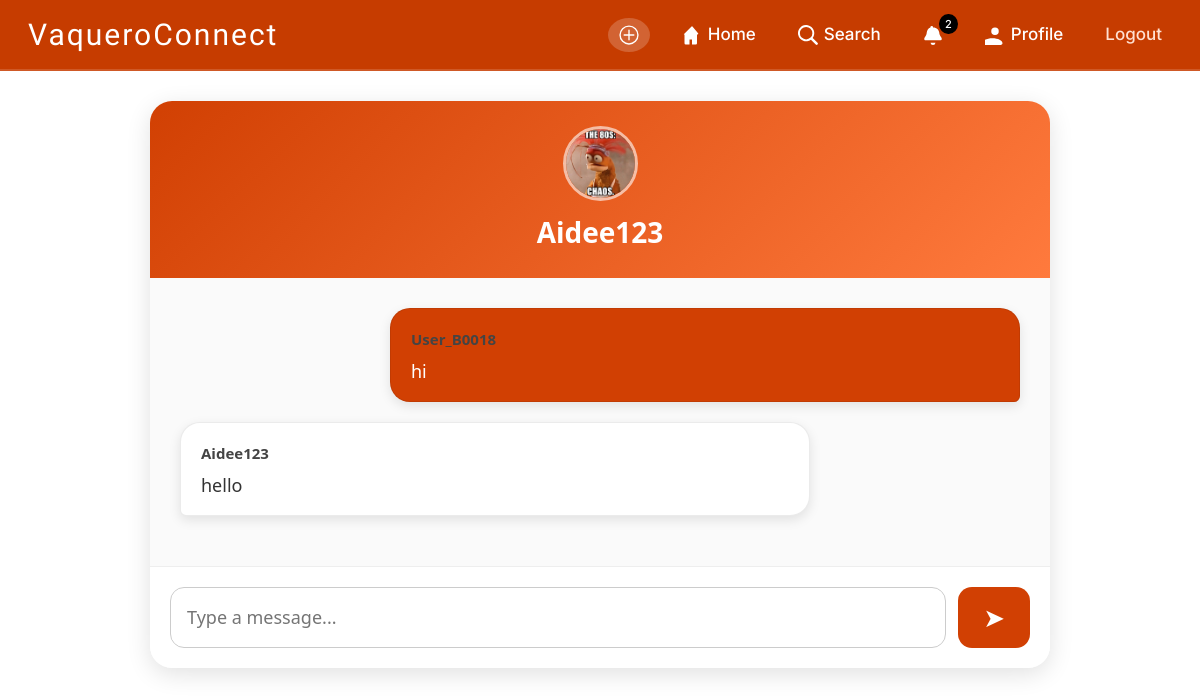
The page /chat/2/ (signed in) on the database its author committed.
### newApp/models.py (models this page shows, shortened)
class Profile(models.Model):
    user = models.OneToOneField(User, on_delete=models.CASCADE)
    bio = models.TextField(blank=True, null=True)
    image = models.ImageField(upload_to='profile_pics/', default='default.jpg')
    ENROLLED_CHOICES = [
        ('ED', 'Edinburg'),
        ('BR', 'Brownsville'),
    ]
    enrolled = models.CharField(
        max_length=20,
        choices=ENROLLED_CHOICES,
        default='ED'
    )

class Message(models.Model):
    sender = models.ForeignKey(User, on_delete=models.CASCADE, related_name="sent_messages")
    receiver = models.ForeignKey(User, on_delete=models.CASCADE, related_name="received_messages")
    body = models.TextField()
    timestamp = models.DateTimeField(auto_now_add=True)
    is_read = models.BooleanField(default=False)
    class Meta:
        ordering = ['timestamp']

### newApp/views.py (the view)
# urls.py: path("chat/<int:user_id>/", views.chat_view, name="chat"),
@login_required
def chat_view(request, user_id):
    other_user = get_object_or_404(User, id=user_id)
    if other_user == request.user:
        return redirect("main_home")
    follows_other = Follow.objects.filter(
        follower=request.user,
        following=other_user
    ).exists()
    other_follows = Follow.objects.filter(
        follower=other_user,
        following=request.user
    ).exists()
    can_chat = follows_other and other_follows
    chat_messages = Message.objects.filter(
        sender__in=[request.user, other_user],
        receiver__in=[request.user, other_user]
    ).order_by("timestamp")
    return render(request, "chat.html", {
        "other_user": other_user,
        "messages": chat_messages,
        "can_chat": can_chat,
    })

### newApp/templates/chat.html (shortened to what this page needs)
{% extends 'base.html' %}
{% load static %}
{% block content %}
<link rel="stylesheet" href="{% static 'chat.css' %}?v=10">
<div class="chat-wrapper">
    <div class="chat-header">
        <img
            src="{{ other_user.profile.image.url }}"
            class="profile-pic-global profile-pic-chat"
            alt="Profile Picture"
        >
        <a href="{% url 'profile' other_user.username %}" class="chat-header-user">
            {{ other_user.username }}
        </a>
    </div>
    <div class="messages-area" id="messages-area">
        {% if can_chat %}
            {% if messages %}
                {% for msg in messages %}
                <div class="chat-bubble {% if msg.sender == request.user %}sent{% else %}received{% endif %}">
                    <a href="{% url 'profile' msg.sender.username %}" class="bubble-username">
                        {{ msg.sender.username }}
                    </a>
                    <div class="bubble-text">
                        {{ msg.body|urlize|safe }}
                    </div>
                </div>
                {% endfor %}
            {% else %}
                <div class="empty-chat">
                    Start your conversation with {{ other_user.username }}
                </div>
            {% endif %}
        {% else %}
            <div class="empty-chat text-danger fw-bold">
                You must follow each other to chat.
            </div>
        {% endif %}
    </div>
    <form method="POST"
          action="{% url 'send_message' other_user.id %}"
          class="chat-input-area">
        <input
            type="text"
            name="body"
            class="chat-input"
            placeholder="Type a message..."
        >
        <button type="submit" class="send-btn" {% if not can_chat %}disabled{% endif %}>
            ➤
        </button>
    </form>
</div>
{% endblock %}

### springApp/static/chat.css (style rules this page uses)
.chat-wrapper { max-width: 900px; margin: 30px auto; background: #ffffff; border-radius: 22px; padding: 0; box-shadow: 0 6px 25px rgba(0,0,0,0.12); overflow: hidden; }
.chat-header { background: linear-gradient(135deg, #d14003, #ff7a3d); padding: 25px; text-align: center; display: flex; flex-direction: column; align-items: center; }
.profile-pic-chat { width: 75px !important; height: 75px !important; min-width: 75px !important; min-height: 75px !important; max-width: 75px !important; max-height: 75px !important; aspect-ratio: 1 / 1 !important; border-radius: 50% !important; object-fit: cover !important; object-position: center !important; margin-bottom: 10px; border: 3px solid rgba(255,255,255,0.6); }
.chat-header-user { color: white; font-size: 28px; font-weight: bold; text-decoration: none; }
.messages-area { max-height: 600px; overflow-y: auto; padding: 30px; background: #fafafa; }
.chat-bubble { max-width: 75%; margin-bottom: 20px; padding: 16px 20px; border-radius: 20px; position: relative; animation: fadeIn 0.2s ease-in-out; font-size: 18px; border: 1px solid rgba(0,0,0,0.08); box-shadow: 0 4px 12px rgba(0,0,0,0.10); }
.sent { background: #d14003; color: white; margin-left: auto; border-bottom-right-radius: 6px; }
.received { background: #ffffff; color: #333; margin-right: auto; border-bottom-left-radius: 6px; }
.bubble-username { font-size: 15px; font-weight: bold; color: #444; text-decoration: none; }
.bubble-text { margin-top: 6px; font-size: 18px; line-height: 1.5; }
.chat-input-area { display: flex; padding: 20px; background: #fff; border-top: 1px solid #eee; }
.chat-input { flex: 1; padding: 16px; border-radius: 14px; border: 1px solid #ccc; font-size: 18px; }
.send-btn { background: #d14003; color: white; border: none; padding: 0 25px; margin-left: 12px; border-radius: 14px; font-size: 26px; cursor: pointer; }

### rows shown on the page
Message: sender.username "User_B0018", body "hi"
Message: sender.username "Aidee123", body "hello"

### other values the page prints
{{ other_user.username }} "Aidee123"
